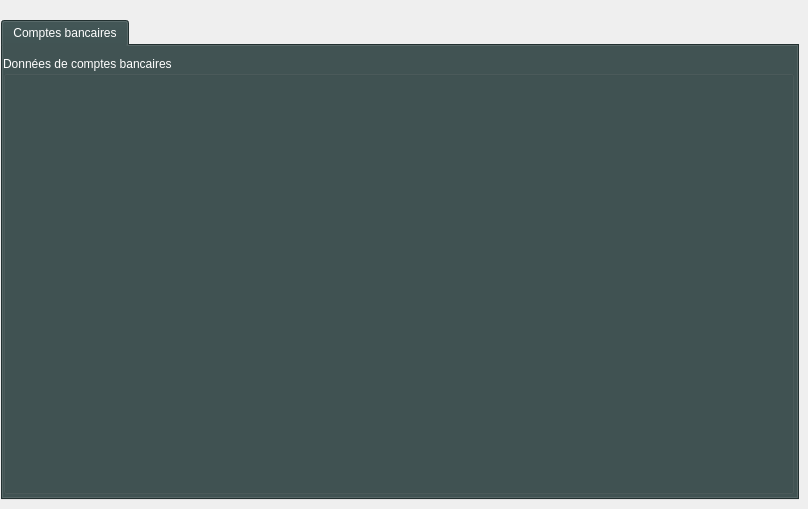
  <widget class="QWidget" name="centralwidget_configurationsCommercialesWindow">
   <widget class="QTabWidget" name="tabWidget_creer">
    <property name="geometry">
     <rect>
      <x>1</x>
      <y>20</y>
      <width>798</width>
      <height>480</height>
     </rect>
    </property>
    <property name="palette">
     <palette>
      <active>
       <colorrole role="WindowText">
        <brush brushstyle="SolidPattern">
         <color alpha="255">
          <red>255</red>
          <green>255</green>
          <blue>255</blue>
         </color>
        </brush>
       </colorrole>
       <colorrole role="Button">
        <brush brushstyle="SolidPattern">
         <color alpha="255">
          <red>47</red>
          <green>67</green>
          <blue>67</blue>
         </color>
        </brush>
       </colorrole>
       <colorrole role="Light">
        <brush brushstyle="SolidPattern">
         <color alpha="255">
          <red>70</red>
          <green>100</green>
          <blue>100</blue>
         </color>
        </brush>
       </colorrole>
       <colorrole role="Midlight">
        <brush brushstyle="SolidPattern">
         <color alpha="255">
          <red>58</red>
          <green>83</green>
          <blue>83</blue>
         </color>
        </brush>
       </colorrole>
       <colorrole role="Dark">
        <brush brushstyle="SolidPattern">
         <color alpha="255">
          <red>23</red>
          <green>33</green>
          <blue>33</blue>
         </color>
        </brush>
       </colorrole>
       <colorrole role="Mid">
        <brush brushstyle="SolidPattern">
         <color alpha="255">
          <red>31</red>
          <green>44</green>
          <blue>44</blue>
         </color>
        </brush>
       </colorrole>
       <colorrole role="Text">
        <brush brushstyle="SolidPattern">
         <color alpha="255">
          <red>255</red>
          <green>255</green>
          <blue>255</blue>
         </color>
        </brush>
       </colorrole>
       <colorrole role="BrightText">
        <brush brushstyle="SolidPattern">
         <color alpha="255">
          <red>255</red>
          <green>255</green>
          <blue>255</blue>
         </color>
        </brush>
       </colorrole>
       <colorrole role="ButtonText">
        <brush brushstyle="SolidPattern">
         <color alpha="255">
          <red>255</red>
          <green>255</green>
          <blue>255</blue>
         </color>
        </brush>
       </colorrole>
       <colorrole role="Base">
        <brush brushstyle="SolidPattern">
         <color alpha="255">
          <red>0</red>
          <green>0</green>
          <blue>0</blue>
         </color>
        </brush>
       </colorrole>
       <colorrole role="Window">
        <brush brushstyle="SolidPattern">
         <color alpha="255">
          <red>47</red>
          <green>67</green>
          <blue>67</blue>
         </color>
        </brush>
       </colorrole>
       <colorrole role="Shadow">
        <brush brushstyle="SolidPattern">
         <color alpha="255">
          <red>0</red>
          <green>0</green>
          <blue>0</blue>
         </color>
        </brush>
       </colorrole>
       <colorrole role="AlternateBase">
        <brush brushstyle="SolidPattern">
         <color alpha="255">
          <red>23</red>
          <green>33</green>
          <blue>33</blue>
         </color>
        </brush>
       </colorrole>
       <colorrole role="ToolTipBase">
        <brush brushstyle="SolidPattern">
         <color alpha="255">
          <red>255</red>
          <green>255</green>
          <blue>220</blue>
         </color>
        </brush>
       </colorrole>
       <colorrole role="ToolTipText">
        <brush brushstyle="SolidPattern">
         <color alpha="255">
          <red>0</red>
          <green>0</green>
          <blue>0</blue>
         </color>
        </brush>
       </colorrole>
      </active>
      <inactive>
       <colorrole role="WindowText">
        <brush brushstyle="SolidPattern">
         <color alpha="255">
          <red>255</red>
          <green>255</green>
          <blue>255</blue>
         </color>
        </brush>
       </colorrole>
       <colorrole role="Button">
        <brush brushstyle="SolidPattern">
         <color alpha="255">
          <red>47</red>
          <green>67</green>
          <blue>67</blue>
         </color>
        </brush>
       </colorrole>
       <colorrole role="Light">
        <brush brushstyle="SolidPattern">
         <color alpha="255">
          <red>70</red>
          <green>100</green>
          <blue>100</blue>
         </color>
        </brush>
       </colorrole>
       <colorrole role="Midlight">
        <brush brushstyle="SolidPattern">
         <color alpha="255">
          <red>58</red>
          <green>83</green>
          <blue>83</blue>
         </color>
        </brush>
       </colorrole>
       <colorrole role="Dark">
        <brush brushstyle="SolidPattern">
         <color alpha="255">
          <red>23</red>
          <green>33</green>
          <blue>33</blue>
         </color>
        </brush>
       </colorrole>
       <colorrole role="Mid">
        <brush brushstyle="SolidPattern">
         <color alpha="255">
          <red>31</red>
          <green>44</green>
          <blue>44</blue>
         </color>
        </brush>
       </colorrole>
       <colorrole role="Text">
        <brush brushstyle="SolidPattern">
         <color alpha="255">
          <red>255</red>
          <green>255</green>
          <blue>255</blue>
         </color>
        </brush>
       </colorrole>
       <colorrole role="BrightText">
        <brush brushstyle="SolidPattern">
         <color alpha="255">
          <red>255</red>
          <green>255</green>
          <blue>255</blue>
         </color>
        </brush>
       </colorrole>
       <colorrole role="ButtonText">
        <brush brushstyle="SolidPattern">
         <color alpha="255">
          <red>255</red>
          <green>255</green>
          <blue>255</blue>
         </color>
        </brush>
       </colorrole>
       <colorrole role="Base">
        <brush brushstyle="SolidPattern">
         <color alpha="255">
          <red>0</red>
          <green>0</green>
          <blue>0</blue>
         </color>
        </brush>
       </colorrole>
       <colorrole role="Window">
        <brush brushstyle="SolidPattern">
         <color alpha="255">
          <red>47</red>
          <green>67</green>
          <blue>67</blue>
         </color>
        </brush>
       </colorrole>
       <colorrole role="Shadow">
        <brush brushstyle="SolidPattern">
         <color alpha="255">
          <red>0</red>
          <green>0</green>
          <blue>0</blue>
         </color>
        </brush>
       </colorrole>
       <colorrole role="AlternateBase">
        <brush brushstyle="SolidPattern">
         <color alpha="255">
          <red>23</red>
          <green>33</green>
          <blue>33</blue>
         </color>
        </brush>
       </colorrole>
       <colorrole role="ToolTipBase">
        <brush brushstyle="SolidPattern">
         <color alpha="255">
          <red>255</red>
          <green>255</green>
          <blue>220</blue>
         </color>
        </brush>
       </colorrole>
       <colorrole role="ToolTipText">
        <brush brushstyle="SolidPattern">
         <color alpha="255">
          <red>0</red>
          <green>0</green>
          <blue>0</blue>
         </color>
        </brush>
       </colorrole>
      </inactive>
      <disabled>
       <colorrole role="WindowText">
        <brush brushstyle="SolidPattern">
         <color alpha="255">
          <red>23</red>
          <green>33</green>
          <blue>33</blue>
         </color>
        </brush>
       </colorrole>
       <colorrole role="Button">
        <brush brushstyle="SolidPattern">
         <color alpha="255">
          <red>47</red>
          <green>67</green>
          <blue>67</blue>
         </color>
        </brush>
       </colorrole>
       <colorrole role="Light">
        <brush brushstyle="SolidPattern">
         <color alpha="255">
          <red>70</red>
          <green>100</green>
          <blue>100</blue>
         </color>
        </brush>
       </colorrole>
       <colorrole role="Midlight">
        <brush brushstyle="SolidPattern">
         <color alpha="255">
          <red>58</red>
          <green>83</green>
          <blue>83</blue>
         </color>
        </brush>
       </colorrole>
       <colorrole role="Dark">
        <brush brushstyle="SolidPattern">
         <color alpha="255">
          <red>23</red>
          <green>33</green>
          <blue>33</blue>
         </color>
        </brush>
       </colorrole>
       <colorrole role="Mid">
        <brush brushstyle="SolidPattern">
         <color alpha="255">
          <red>31</red>
          <green>44</green>
          <blue>44</blue>
         </color>
        </brush>
       </colorrole>
       <colorrole role="Text">
        <brush brushstyle="SolidPattern">
         <color alpha="255">
          <red>23</red>
          <green>33</green>
          <blue>33</blue>
         </color>
        </brush>
       </colorrole>
       <colorrole role="BrightText">
        <brush brushstyle="SolidPattern">
         <color alpha="255">
          <red>255</red>
          <green>255</green>
          <blue>255</blue>
         </color>
        </brush>
       </colorrole>
       <colorrole role="ButtonText">
        <brush brushstyle="SolidPattern">
         <color alpha="255">
          <red>23</red>
          <green>33</green>
          <blue>33</blue>
         </color>
        </brush>
       </colorrole>
       <colorrole role="Base">
        <brush brushstyle="SolidPattern">
         <color alpha="255">
          <red>47</red>
          <green>67</green>
          <blue>67</blue>
         </color>
        </brush>
       </colorrole>
       <colorrole role="Window">
        <brush brushstyle="SolidPattern">
         <color alpha="255">
          <red>47</red>
          <green>67</green>
          <blue>67</blue>
         </color>
        </brush>
       </colorrole>
       <colorrole role="Shadow">
        <brush brushstyle="SolidPattern">
         <color alpha="255">
          <red>0</red>
          <green>0</green>
          <blue>0</blue>
         </color>
        </brush>
       </colorrole>
       <colorrole role="AlternateBase">
        <brush brushstyle="SolidPattern">
         <color alpha="255">
          <red>47</red>
          <green>67</green>
          <blue>67</blue>
         </color>
        </brush>
       </colorrole>
       <colorrole role="ToolTipBase">
        <brush brushstyle="SolidPattern">
         <color alpha="255">
          <red>255</red>
          <green>255</green>
          <blue>220</blue>
         </color>
        </brush>
       </colorrole>
       <colorrole role="ToolTipText">
        <brush brushstyle="SolidPattern">
         <color alpha="255">
          <red>0</red>
          <green>0</green>
          <blue>0</blue>
         </color>
        </brush>
       </colorrole>
      </disabled>
     </palette>
    </property>
    <property name="currentIndex">
     <number>0</number>
    </property>
    <widget class="QWidget" name="tab_4_alertes">
     <attribute name="title">
      <string>Comptes bancaires</string>
     </attribute>
     <widget class="QGroupBox" name="groupBox_5">
      <property name="geometry">
       <rect>
        <x>0</x>
        <y>10</y>
        <width>791</width>
        <height>438</height>
       </rect>
      </property>
      <property name="palette">
       <palette>
        <active>
         <colorrole role="WindowText">
          <brush brushstyle="SolidPattern">
           <color alpha="255">
            <red>255</red>
            <green>255</green>
            <blue>255</blue>
           </color>
          </brush>
         </colorrole>
         <colorrole role="Button">
          <brush brushstyle="SolidPattern">
           <color alpha="255">
            <red>60</red>
            <green>60</green>
            <blue>60</blue>
           </color>
          </brush>
         </colorrole>
         <colorrole role="Light">
          <brush brushstyle="SolidPattern">
           <color alpha="255">
            <red>90</red>
            <green>90</green>
            <blue>90</blue>
           </color>
          </brush>
         </colorrole>
         <colorrole role="Midlight">
          <brush brushstyle="SolidPattern">
           <color alpha="255">
            <red>75</red>
            <green>75</green>
            <blue>75</blue>
           </color>
          </brush>
         </colorrole>
         <colorrole role="Dark">
          <brush brushstyle="SolidPattern">
           <color alpha="255">
            <red>30</red>
            <green>30</green>
            <blue>30</blue>
           </color>
          </brush>
         </colorrole>
         <colorrole role="Mid">
          <brush brushstyle="SolidPattern">
           <color alpha="255">
            <red>40</red>
            <green>40</green>
            <blue>40</blue>
           </color>
          </brush>
         </colorrole>
         <colorrole role="Text">
          <brush brushstyle="SolidPattern">
           <color alpha="255">
            <red>255</red>
            <green>255</green>
            <blue>255</blue>
           </color>
          </brush>
         </colorrole>
         <colorrole role="BrightText">
          <brush brushstyle="SolidPattern">
           <color alpha="255">
            <red>255</red>
            <green>255</green>
            <blue>255</blue>
           </color>
          </brush>
         </colorrole>
         <colorrole role="ButtonText">
          <brush brushstyle="SolidPattern">
           <color alpha="255">
            <red>255</red>
            <green>255</green>
            <blue>255</blue>
           </color>
          </brush>
         </colorrole>
         <colorrole role="Base">
          <brush brushstyle="SolidPattern">
           <color alpha="255">
            <red>0</red>
            <green>0</green>
            <blue>0</blue>
           </color>
          </brush>
         </colorrole>
         <colorrole role="Window">
          <brush brushstyle="SolidPattern">
           <color alpha="255">
            <red>60</red>
            <green>60</green>
            <blue>60</blue>
           </color>
          </brush>
         </colorrole>
         <colorrole role="Shadow">
          <brush brushstyle="SolidPattern">
           <color alpha="255">
            <red>0</red>
            <green>0</green>
            <blue>0</blue>
           </color>
          </brush>
         </colorrole>
         <colorrole role="AlternateBase">
          <brush brushstyle="SolidPattern">
           <color alpha="255">
            <red>30</red>
            <green>30</green>
            <blue>30</blue>
           </color>
          </brush>
         </colorrole>
         <colorrole role="ToolTipBase">
          <brush brushstyle="SolidPattern">
           <color alpha="255">
            <red>255</red>
            <green>255</green>
            <blue>220</blue>
           </color>
          </brush>
         </colorrole>
         <colorrole role="ToolTipText">
          <brush brushstyle="SolidPattern">
           <color alpha="255">
            <red>0</red>
            <green>0</green>
            <blue>0</blue>
           </color>
          </brush>
         </colorrole>
        </active>
        <inactive>
         <colorrole role="WindowText">
          <brush brushstyle="SolidPattern">
           <color alpha="255">
            <red>255</red>
            <green>255</green>
            <blue>255</blue>
           </color>
          </brush>
         </colorrole>
         <colorrole role="Button">
          <brush brushstyle="SolidPattern">
           <color alpha="255">
            <red>60</red>
            <green>60</green>
            <blue>60</blue>
           </color>
          </brush>
         </colorrole>
         <colorrole role="Light">
          <brush brushstyle="SolidPattern">
           <color alpha="255">
            <red>90</red>
            <green>90</green>
            <blue>90</blue>
           </color>
          </brush>
         </colorrole>
         <colorrole role="Midlight">
          <brush brushstyle="SolidPattern">
           <color alpha="255">
            <red>75</red>
            <green>75</green>
            <blue>75</blue>
           </color>
          </brush>
         </colorrole>
         <colorrole role="Dark">
          <brush brushstyle="SolidPattern">
           <color alpha="255">
            <red>30</red>
            <green>30</green>
            <blue>30</blue>
           </color>
          </brush>
         </colorrole>
         <colorrole role="Mid">
          <brush brushstyle="SolidPattern">
           <color alpha="255">
            <red>40</red>
            <green>40</green>
            <blue>40</blue>
           </color>
          </brush>
         </colorrole>
         <colorrole role="Text">
          <brush brushstyle="SolidPattern">
           <color alpha="255">
            <red>255</red>
            <green>255</green>
            <blue>255</blue>
           </color>
          </brush>
         </colorrole>
         <colorrole role="BrightText">
          <brush brushstyle="SolidPattern">
           <color alpha="255">
            <red>255</red>
            <green>255</green>
            <blue>255</blue>
           </color>
          </brush>
         </colorrole>
         <colorrole role="ButtonText">
          <brush brushstyle="SolidPattern">
           <color alpha="255">
            <red>255</red>
            <green>255</green>
            <blue>255</blue>
           </color>
          </brush>
         </colorrole>
         <colorrole role="Base">
          <brush brushstyle="SolidPattern">
           <color alpha="255">
            <red>0</red>
            <green>0</green>
            <blue>0</blue>
           </color>
          </brush>
         </colorrole>
         <colorrole role="Window">
          <brush brushstyle="SolidPattern">
           <color alpha="255">
            <red>60</red>
            <green>60</green>
            <blue>60</blue>
           </color>
          </brush>
         </colorrole>
         <colorrole role="Shadow">
          <brush brushstyle="SolidPattern">
           <color alpha="255">
            <red>0</red>
            <green>0</green>
            <blue>0</blue>
           </color>
          </brush>
         </colorrole>
         <colorrole role="AlternateBase">
          <brush brushstyle="SolidPattern">
           <color alpha="255">
            <red>30</red>
            <green>30</green>
            <blue>30</blue>
           </color>
          </brush>
         </colorrole>
         <colorrole role="ToolTipBase">
          <brush brushstyle="SolidPattern">
           <color alpha="255">
            <red>255</red>
            <green>255</green>
            <blue>220</blue>
           </color>
          </brush>
         </colorrole>
         <colorrole role="ToolTipText">
          <brush brushstyle="SolidPattern">
           <color alpha="255">
            <red>0</red>
            <green>0</green>
            <blue>0</blue>
           </color>
          </brush>
         </colorrole>
        </inactive>
        <disabled>
         <colorrole role="WindowText">
          <brush brushstyle="SolidPattern">
           <color alpha="255">
            <red>30</red>
            <green>30</green>
            <blue>30</blue>
           </color>
          </brush>
         </colorrole>
         <colorrole role="Button">
          <brush brushstyle="SolidPattern">
           <color alpha="255">
            <red>60</red>
            <green>60</green>
            <blue>60</blue>
           </color>
          </brush>
         </colorrole>
         <colorrole role="Light">
          <brush brushstyle="SolidPattern">
           <color alpha="255">
            <red>90</red>
            <green>90</green>
            <blue>90</blue>
           </color>
          </brush>
         </colorrole>
         <colorrole role="Midlight">
          <brush brushstyle="SolidPattern">
           <color alpha="255">
            <red>75</red>
            <green>75</green>
            <blue>75</blue>
           </color>
          </brush>
         </colorrole>
         <colorrole role="Dark">
          <brush brushstyle="SolidPattern">
           <color alpha="255">
            <red>30</red>
            <green>30</green>
            <blue>30</blue>
           </color>
          </brush>
         </colorrole>
         <colorrole role="Mid">
          <brush brushstyle="SolidPattern">
           <color alpha="255">
            <red>40</red>
            <green>40</green>
            <blue>40</blue>
           </color>
          </brush>
         </colorrole>
         <colorrole role="Text">
          <brush brushstyle="SolidPattern">
           <color alpha="255">
            <red>30</red>
            <green>30</green>
            <blue>30</blue>
           </color>
          </brush>
         </colorrole>
         <colorrole role="BrightText">
          <brush brushstyle="SolidPattern">
           <color alpha="255">
            <red>255</red>
            <green>255</green>
            <blue>255</blue>
           </color>
          </brush>
         </colorrole>
         <colorrole role="ButtonText">
          <brush brushstyle="SolidPattern">
           <color alpha="255">
            <red>30</red>
            <green>30</green>
            <blue>30</blue>
           </color>
          </brush>
         </colorrole>
         <colorrole role="Base">
          <brush brushstyle="SolidPattern">
           <color alpha="255">
            <red>60</red>
            <green>60</green>
            <blue>60</blue>
           </color>
          </brush>
         </colorrole>
         <colorrole role="Window">
          <brush brushstyle="SolidPattern">
           <color alpha="255">
            <red>60</red>
            <green>60</green>
            <blue>60</blue>
           </color>
          </brush>
         </colorrole>
         <colorrole role="Shadow">
          <brush brushstyle="SolidPattern">
           <color alpha="255">
            <red>0</red>
            <green>0</green>
            <blue>0</blue>
           </color>
          </brush>
         </colorrole>
         <colorrole role="AlternateBase">
          <brush brushstyle="SolidPattern">
           <color alpha="255">
            <red>60</red>
            <green>60</green>
            <blue>60</blue>
           </color>
          </brush>
         </colorrole>
         <colorrole role="ToolTipBase">
          <brush brushstyle="SolidPattern">
           <color alpha="255">
            <red>255</red>
            <green>255</green>
            <blue>220</blue>
           </color>
          </brush>
         </colorrole>
         <colorrole role="ToolTipText">
          <brush brushstyle="SolidPattern">
           <color alpha="255">
            <red>0</red>
            <green>0</green>
            <blue>0</blue>
           </color>
          </brush>
         </colorrole>
        </disabled>
       </palette>
      </property>
      <property name="font">
       <font>
        <weight>50</weight>
        <bold>false</bold>
       </font>
      </property>
      <property name="title">
       <string>Données de comptes bancaires</string>
      </property>
     </widget>
    </widget>
   </widget>
  </widget>
